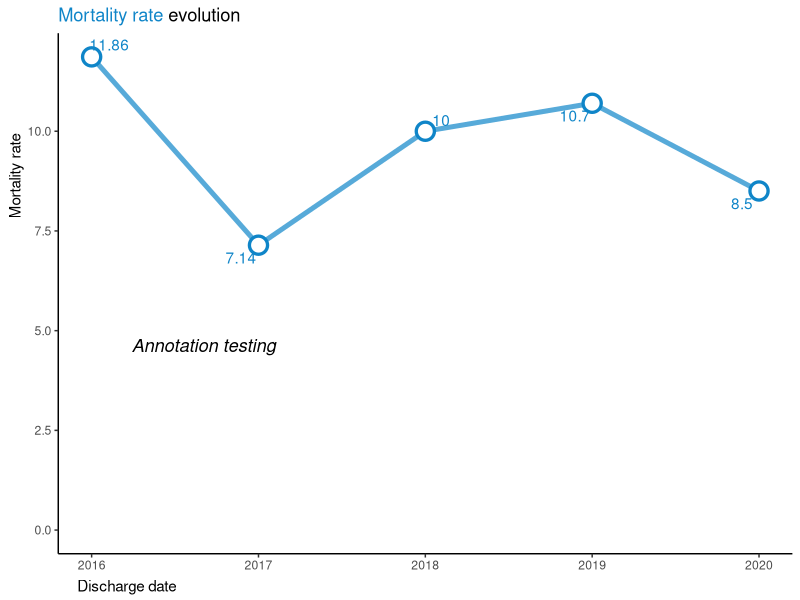
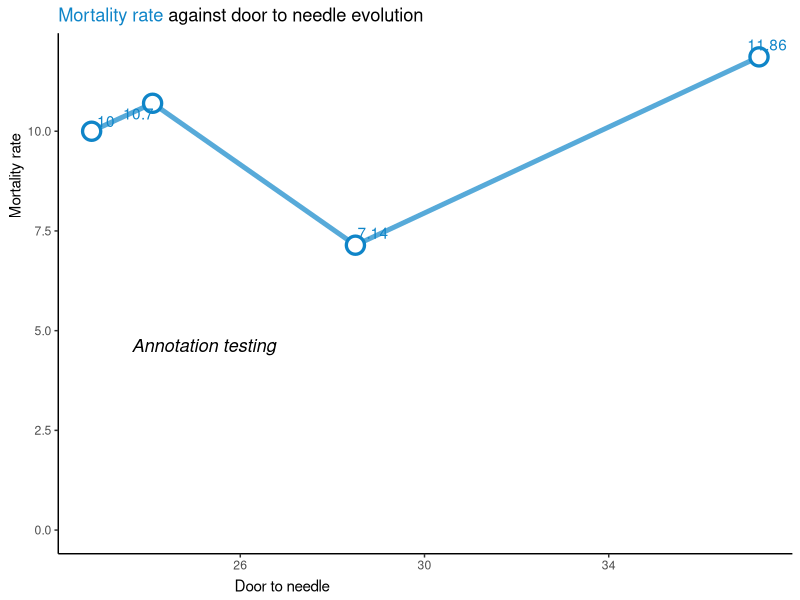
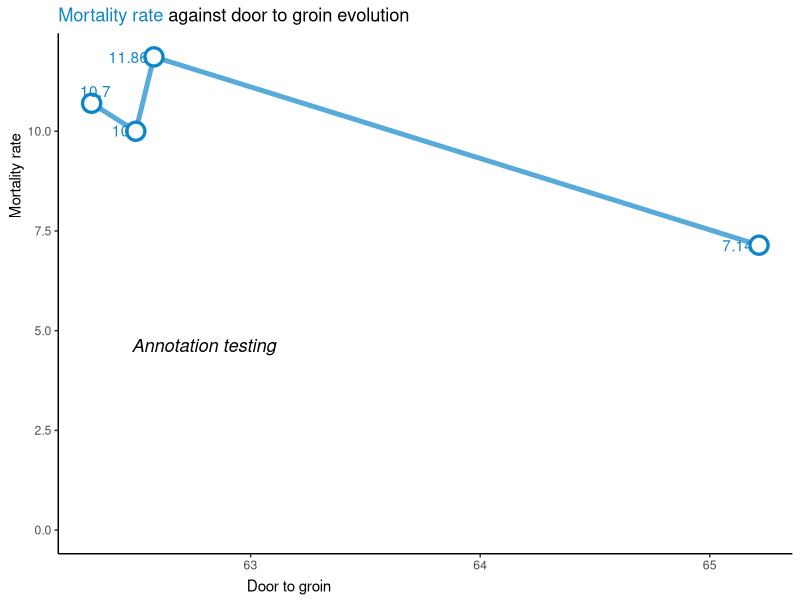
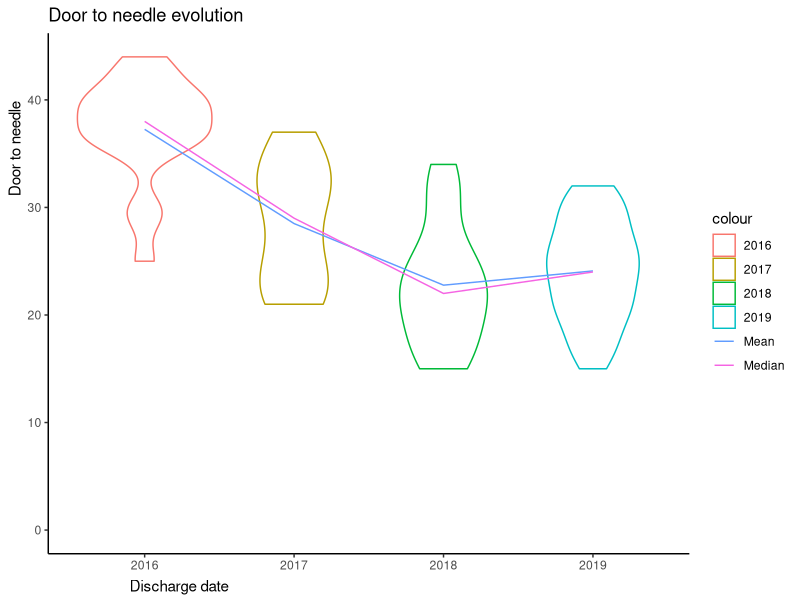
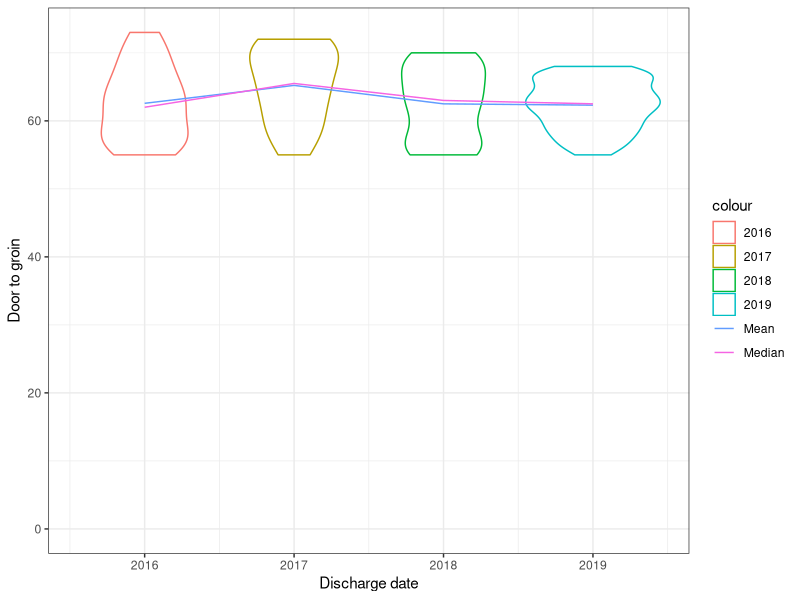
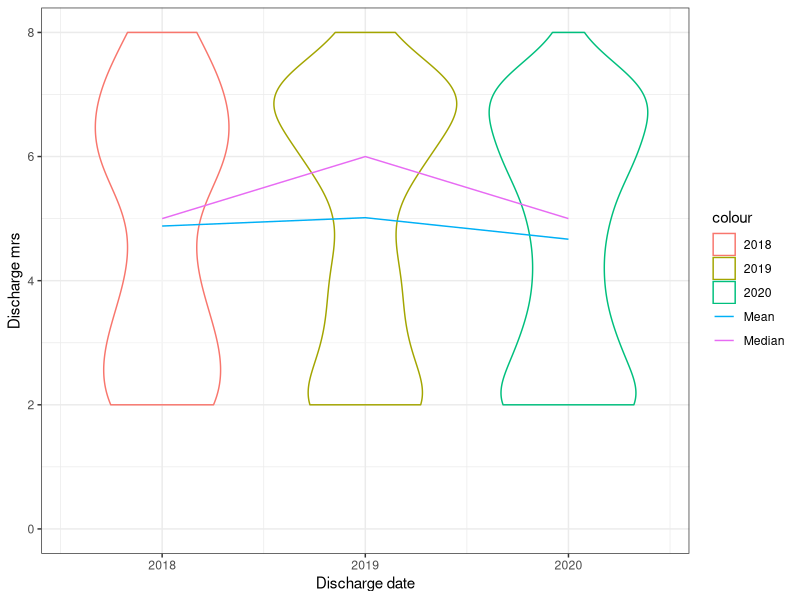

The R script that drew these images, in order:
## ---- chunk 1
knitr::opts_chunk$set(echo = TRUE)
library(readxl)
library(tidyverse)
library(tibble)
library(skimr)
library(magrittr)
library(purrr)
library(ggtext)
library(grid)
library(ggrepel)
## ---- chunk 2
#loading resq dataset
resq_data <- read_excel("resq-raw-data/sample_hospital.xlsx")

#checking what rows that include NA values
resq_data %>%
  summarise_all(funs(sum(is.na(.)))) %>%
  pivot_longer(everything()) %>%
  filter(value > 0)

#replacing NA's with zero's
resq_data %<>%
  replace(is.na(.), 99)

#just checking if nihss_score actually is numeric - stated as a text in resq data legend tab in excel
class(resq_data$nihss_score)

#creating tribbles for each variable/legend
trib_department_type<-tribble(
~department_type, ~DeptTypeStr, 
  1, "neurology",  
  2, "neurosurgery", 
  3, "anesthesiology/resusccitation/critical care department",  
  4, "internal medicine", 
  5, "geriatrics",  
  6,  "other",
  99, "Unknown",
) 

trib_hosp_in<-tribble(
  ~hospitalized_in, ~HospInStr,
  1, "Stroke unit/ICU",
  2, "Other monitored bed (telemetry)",
  3, "Standard bed",
  99, "Not applicable",
)

trib_stroke_type<-tribble(
  ~stroke_type, ~StrokeTypeStr,
  1, "Ischemic Stroke",
  2, "Intracerebral hemorrhage",
  3, "Transient ischemic attack - TIA",
  4, "Subarachnoid hemorrhage",
  5, "Cerebral venous thrombosis",
  6, "Undetermined",
  99, "Not applicable",
)

trib_NIHSS<-tribble(
  ~nihss, ~NIHSSStr,
  1, "Not performed",
  2, "Performed", 
  3, "Not known",
  99, "Unknown",
)

trib_CT_MRI<-tribble(
  ~ct_mri, ~CTMRIStr,
  1, "Not performed",
  2, "Performed",
  3, "Not known",
  99, "Not applicable",
)

trib_CT_Time<-tribble(
  ~ct_time, ~ctTimeStr,
  1, "Within 1 hour after admission",
  2, "Later than 1 hour after admission",
  99, "Not applicable",
)

trib_recanalization_procedures<-tribble(
  ~recanalization_procedures, ~RecanProcStr,
  1, "Not done - primary centre / comprehensive centre",
  2, "IV tPa - primary centre / comprehensive centre",
  3, "IV tPa + endovascular treatment - comprehensive centre",
  4, "Endovascular treatment alone - comprehensive centre",
  5, "IV tPa + referred to another centre for endovascular treatment - primary centre",
  6, "Referred to another centre for endovascular treatment - primary centre",
  7, "Patient referred to another centre for endovascular treatment and hospitalization continues at the referred to centre - comprehensive centre",
  8, "Patient referred for endovascular treatment and patient is returned to the initial centre - comprehensive centre",
  9, "Patient was returned to the initial centre after recanalization procedures were performed at another centre", 
  99, "Not applicable",
)

trib_dysphagia_screening<-tribble(
  ~dysphagia_screening, ~DysphagiaStr,
  1, "Yes/Guss test",
  2, "Yes/other test",
  3, "Was performed at another center",
  4, "No",
  5, "Patient could not be tested (intubated)",
  6, "Not known",
  99, "Not applicable",
)

trib_afib_flutter<-tribble(
  ~afib_flutter, ~AfibFlutterStr,
  1, "Known aFib", 
  2, "Newly-detected at admission",
  3, "Detected during hospilization",
  4, "Not detected",
  5, "Not known",
  99, "Not applicable",
)

trib_antithrombotics<-tribble(
  ~antithrombotics, ~AntithromboticsStr,
  1, "antiplatelets",
  2, "Vitamin K antagonist",
  3, "dabigratan",
  4, "rivaroxaban",
  5, "apixaban",
  6, "edoxaban",
  7, "LMWH or heparin in prophylactic dose",
  8, "LMWH or heparin in full anticoagulant dose",
  9, "Not prescriped\but recommended",
  10, "Nothing",
  99, "Not applicable",
)

trib_statin<-tribble(
  ~statin, ~StatinStr,
  1, "Yes",
  2, "No",
  3, "Not known",
  99, "Not applicable",
)

trib_smoking_cessation<-tribble(
  ~smoking_cessation, ~SmokingCessationStr,
  1, "Yes",
  2, "No",
  3, "Not a smoker",
  99, "Unknown",
)

trib_antihypertensive<-tribble(
  ~antihypertensive, ~AntihypertensiveStr,
  1, "Yes",
  2, "No",
  3, "Not known",
  99, "Not applicable",
)

trib_discharge_dest<-tribble(
  ~discharge_destination, ~DistDestStr,
  1, "Home",
  2, "Transferred within the same centre",
  3, "Transferred to another centre",
  4, "Social care facility",
  5, "Dead",
  99, "Not applicable",
)

trib_discharge_mrs<-tribble(
  ~discharge_mrs, ~DistMRSStr,
  1, "unknown/calculate",
  2, "0",
  3, "1",
  4, "2",
  5, "3",
  6, "4",
  7, "5",
  8, "6",
  99, "Not Applicable",
)

#getting a summary of the resq data
skim(resq_data)
summary(resq_data$department_type)

# you don't need to add trib_department_type to the left_join... 
resq_merge <- resq_data %>%
  left_join(trib_department_type, by="department_type") %>%
  left_join(trib_hosp_in, by="hospitalized_in") %>%
  left_join(trib_stroke_type, by="stroke_type") %>%
  left_join(trib_NIHSS, by="nihss") %>%
  left_join(trib_CT_MRI, by="ct_mri") %>% 
  left_join(trib_CT_Time, by="ct_time") %>%
  left_join(trib_recanalization_procedures, by="recanalization_procedures") %>%
  left_join(trib_dysphagia_screening, by="dysphagia_screening") %>%
  left_join(trib_afib_flutter, by="afib_flutter") %>% 
  left_join(trib_antithrombotics, by="antithrombotics") %>%
  left_join(trib_statin, by="statin") %>%
  left_join(trib_smoking_cessation, by="smoking_cessation") %>% 
  left_join(trib_antihypertensive, by="antihypertensive") %>% 
  left_join(trib_discharge_mrs, by="discharge_mrs") %>% 
  left_join(trib_discharge_dest, by="discharge_destination") 
  

## ---- chunk 3
resq_mort<-resq_merge %>%
  mutate(
    within30DayMort = if_else((hospital_days <= 30 & DistDestStr == "Dead"), 1, 0), 
  ) 
  
resq_mort %<>%
  dplyr::group_by(discharge_date)%>%
  mutate(
    Mortality30dMean_m = mean(within30DayMort) * 100,
    DTNMean_m = mean(replace(door_to_needle, door_to_needle==99, NA), na.rm = TRUE),
    DTNMedian_m = median(replace(door_to_needle, door_to_needle==99, NA), na.rm = TRUE),
    DTGMean_m = mean(replace(door_to_groin, door_to_groin==99, NA), na.rm = TRUE),
    DTGMedian_m = median(replace(door_to_groin, door_to_groin==99, NA), na.rm = TRUE),
    DISMRSMean_m = mean(replace(discharge_mrs, discharge_mrs==99 & 1, NA), na.rm = TRUE),
    DISMRSMedian_m = median(replace(discharge_mrs, discharge_mrs==99 & 1, NA), na.rm = TRUE),
  )


df<-resq_mort %>% 
  dplyr::group_by(discharge_date) %>% 
  summarise(
    Mortality30dMean =mean(within30DayMort) * 100, 
    DTNMean = mean(replace(door_to_needle,door_to_needle==99, NA), na.rm = TRUE),
    DTNMedian = median(replace(door_to_needle, door_to_needle==99, NA), na.rm = TRUE),
    DTGMean = mean(replace(door_to_groin, door_to_groin==99, NA), na.rm = TRUE),
    DTGMedian = median(replace(door_to_groin, door_to_groin==99, NA), na.rm = TRUE),
    DISMRSMean = mean(replace(discharge_mrs, discharge_mrs==99 & 1, NA), na.rm = TRUE),
    DISMRSMedian = median(replace(discharge_mrs, discharge_mrs==99 & 1, NA), na.rm = TRUE),)


# THERE IS NO DTN/DTG DATA IN 2020, IT IS EMPTY IN RAW DATA AS WELL

########## TREND LINES ########## 

testText <- grobTree(textGrob("Annotation testing", x=0.10, y=0.40, hjust=0, gp=gpar(col="black", fontsize=13, fontface="italic")))

p_trend_mort <- ggplot(df[df$discharge_date<2201,], 
aes(x = discharge_date, y = Mortality30dMean)) + 
  geom_line(color="#0F85C8", alpha=.7, size=1.7) + 
  geom_point(shape = 21, color = "#0F85C8", fill = "white", size = 5, stroke = 1.7) + 
  theme_classic() + 
  ylab("Mortality rate") +
  xlab("Discharge date") +
  expand_limits(y=0) +
  labs(
    title = "<span style = 'color: #0F85C8;'> Mortality rate</span> evolution"
  ) +
  theme(
    plot.title = element_markdown(),
    axis.title.x = element_text(hjust=0.03, vjust=0.2),
    axis.title.y = element_text(hjust=0.77, vjust=0.77),
    plot.caption = element_text(hjust=0, size=6),
    ) +
  annotation_custom(testText) + 
  geom_text_repel(aes(label=round(Mortality30dMean, digits=2)), color = "#0F85C8")

p_trend_mort 

p_mort_vs_DTN <- ggplot(df, 
aes(y = Mortality30dMean, x = DTNMean)) + 
  geom_line(color="#0F85C8", alpha=.7, size=1.7) + 
  geom_point(shape = 21, color = "#0F85C8", fill = "white", size = 5, stroke = 1.7) + 
  theme_classic() +
  ylab("Mortality rate") + 
  xlab("Door to needle") +
  expand_limits(y=0) +
    labs(
    title = "<span style = 'color: #0F85C8;'>Mortality rate</span> against door to needle evolution"
  ) +
  theme(
    plot.title = element_markdown(),
    axis.title.x = element_text(hjust=0.2758, vjust=0.2),
    axis.title.y = element_text(hjust=0.77, vjust=0.77),
    plot.caption = element_text(hjust=0, size=6),
    ) +
  annotation_custom(testText) + geom_text_repel(aes(label=round(Mortality30dMean, digits=2)), color = "#0F85C8" ) 

p_mort_vs_DTN 

p_mort_vs_DTG <- ggplot(df, 
aes(y = Mortality30dMean, x = DTGMean, color="Mean")) + 
  geom_line(color="#0F85C8", alpha=.7, size=1.7) + 
  geom_point(shape = 21, color = "#0F85C8", fill = "white", size = 5, stroke = 1.7) +
  theme_classic() +
  ylab("Mortality rate") + 
  xlab("Door to groin") +
  expand_limits(y=0) +
  geom_text_repel(aes(label=round(Mortality30dMean, digits=2)), hjust = 0, color = "#0F85C8" ) +
    labs(
    title = "<span style = 'color: #0F85C8;'>Mortality rate</span> against door to groin evolution"
  ) +
  theme(
    plot.title = element_markdown(),
    axis.title.x = element_text(hjust=0.29, vjust=0.2),
    axis.title.y = element_text(hjust=0.77, vjust=0.77),
    plot.caption = element_text(hjust=0, size=6),
    ) +
  annotation_custom(testText)

p_mort_vs_DTG

p_violin_DTN <- ggplot(resq_mort[resq_mort$door_to_needle<99 & resq_mort$discharge_date<2201,], 
aes(x = discharge_date, y = DTNMean_m, color="Mean")) + 
  geom_violin(aes(x = discharge_date, y = door_to_needle, color=as.factor(discharge_date)), alpha=.4) +
  geom_line() +
  geom_line(aes(y = DTNMedian_m, color = "Median")) +
  theme_classic() + 
  ylab("Door to needle") +
  xlab("Discharge date") +
  expand_limits(y=0) +
  ggtitle("Door to needle evolution") +
  theme(
    axis.title.x = element_text(hjust=0.15, vjust=0.2),
    axis.title.y = element_text(hjust=0.84, vjust=0.8),
    plot.caption = element_text(hjust = 0, size = 6),
    )

p_violin_DTN

p_violin_DTG <- ggplot(resq_mort[resq_mort$door_to_groin<99 & resq_mort$discharge_date<2201,], 
aes(x = discharge_date, y = DTGMean_m, color="Mean")) + 
  geom_violin(aes(x = discharge_date, y = door_to_groin, color=as.factor(discharge_date)), alpha=.4) +
  geom_line() + 
  geom_line(aes(y = DTGMedian_m, color = "Median")) +
  theme_bw() + 
  ylab("Door to groin") +
  xlab("Discharge date") +
  expand_limits(y=0)

p_violin_DTG

p_violin_dismrs <- ggplot(resq_mort[resq_mort$discharge_mrs<99 & resq_mort$discharge_date<2201,], 
aes(x = discharge_date, y = DISMRSMean_m, color="Mean")) + 
  geom_violin(aes(x = discharge_date, y = discharge_mrs, color=as.factor(discharge_date)), alpha=.4) +
  geom_line() + 
  geom_line(aes(y = DISMRSMedian_m, color = "Median")) +
  theme_bw() + 
  ylab("Discharge mrs") +
  xlab("Discharge date") +
  expand_limits(y=0)

p_violin_dismrs



########## MAYBE USEFUL IDK? ########## 
# p_dtn <- ggplot(resq_mort[resq_mort$door_to_needle<99 & resq_mort$discharge_date<2201 & resq_mort$discharge_date>2017,], aes(x = door_to_needle, y = Mortality30dMean, color=as.factor(discharge_date))) +
#   geom_boxplot() + 
#   geom_jitter(alpha=.4) + 
#   geom_point(aes(x=DTNMean), size = 4) + 
#   theme_bw() 
# 
# p_dtn
# 
# p_dtg <- ggplot(resq_mort[resq_mort$door_to_groin<99 & resq_mort$discharge_date<2201,], aes(x = Mortality30dMean, y = door_to_groin, color=as.factor(discharge_date))) + 
#   geom_boxplot() + 
#   geom_jitter() + 
#   theme_bw()
# 
# p_dtg
# 
# #NIHSS score is not really a KPI though
# p_nihss_score_jitter <- ggplot(resq_mort[resq_mort$nihss_score<99 & resq_mort$discharge_date<2201,], aes(x = Mortality30dMean, y = nihss_score, color=as.factor(discharge_date))) + 
#   geom_violin() + 
#   geom_jitter() + 
#   theme_bw()
# 
# p_nihss_score_jitter
# 
# p_nihss_score <- ggplot(resq_mort[resq_mort$nihss_score<99 & resq_mort$discharge_date<2201,], aes(x = Mortality30dMean, y = nihss_score, color=as.factor(discharge_date))) + 
#   geom_violin() + 
#   theme_bw()
# 
# p_nihss_score
# 
# #this might have way too many dots to show. decreases readability
# p_dis_mrs_jitter <- ggplot(resq_mort[resq_mort$discharge_mrs>1 & resq_mort$discharge_mrs<99 & resq_mort$discharge_date<2201,], aes(x = Mortality30dMean, y = discharge_mrs, color=as.factor(discharge_date))) +
#   geom_violin() + 
#   geom_jitter() + 
#   theme_bw()
# 
# p_dis_mrs_jitter
# 
# p_dis_mrs <- ggplot(resq_mort[resq_mort$discharge_mrs>1 & resq_mort$discharge_mrs<99 & resq_mort$discharge_date<2201,], aes(x = Mortality30dMean, y = discharge_mrs, color=as.factor(discharge_date))) +
#   geom_violin() + 
#   theme_bw()
# 
# p_dis_mrs
